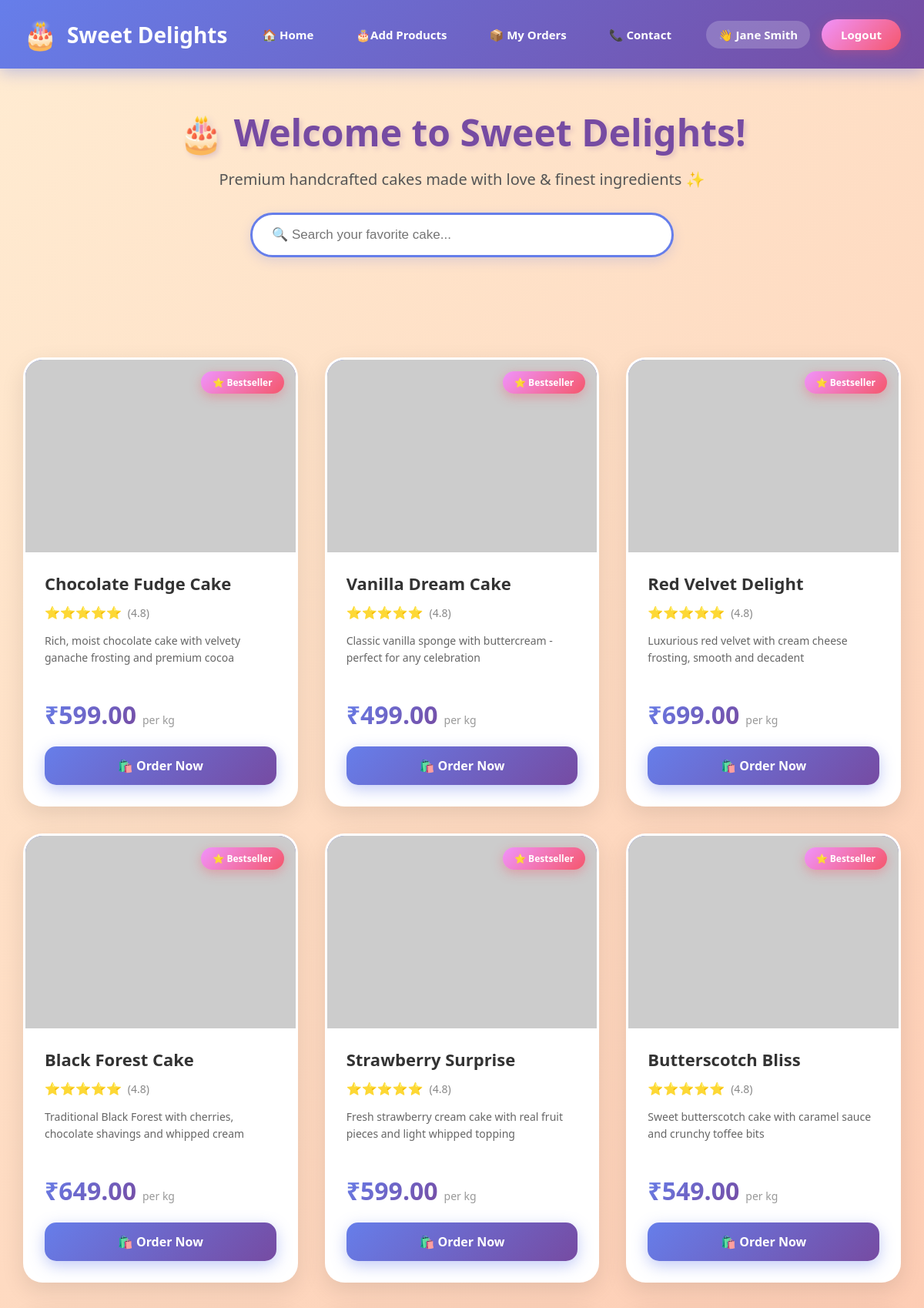
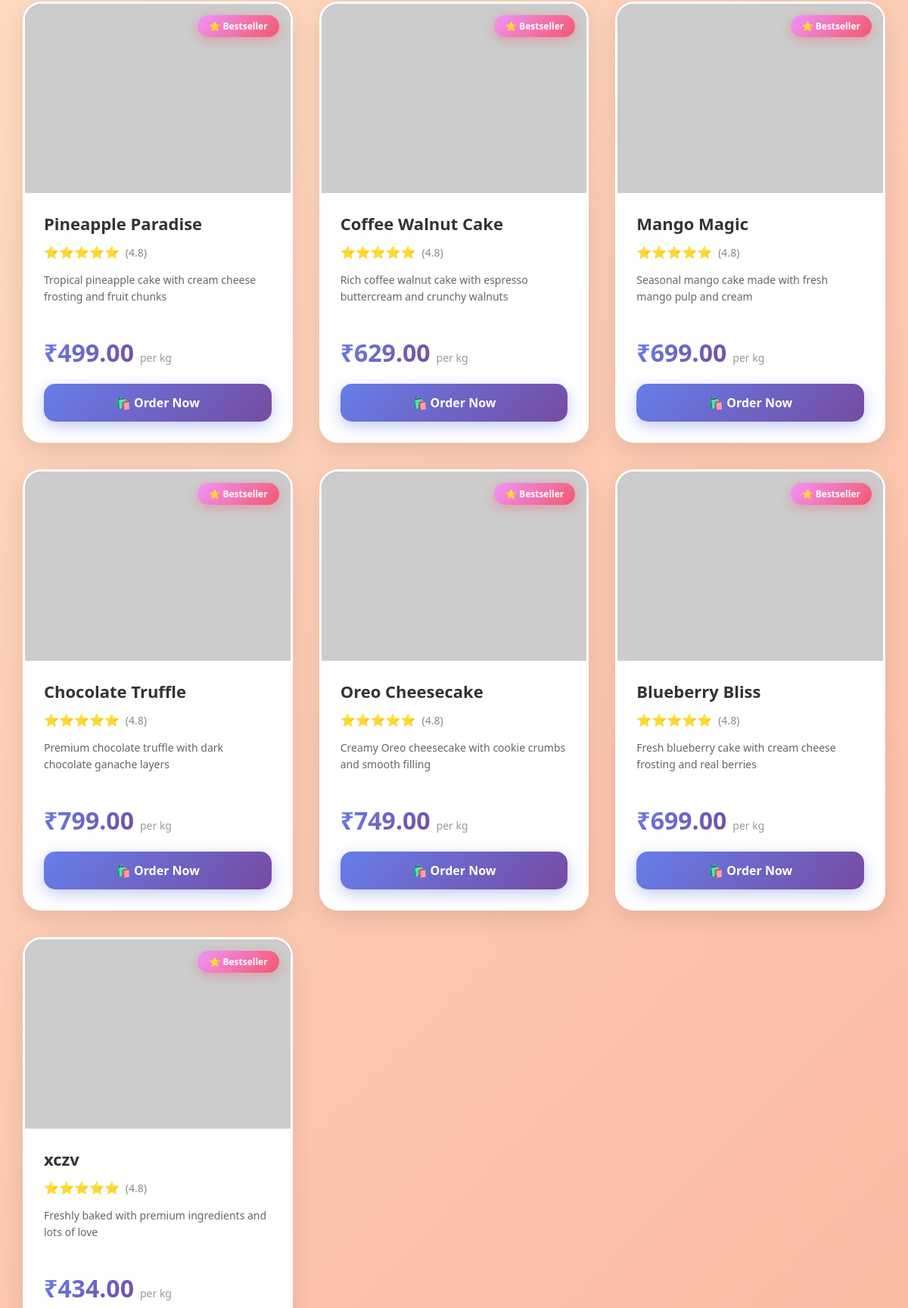
Page /index.php (signed in, upper part) on the committed database (2 pictures, top to bottom).
### tables this page shows
CREATE TABLE `cakes` (
  `id` int(11) NOT NULL,
  `name` varchar(150) NOT NULL,
  `description` text DEFAULT NULL,
  `price` decimal(10,2) NOT NULL,
  `image` varchar(255) DEFAULT NULL,
  `category` varchar(50) DEFAULT NULL,
  `weight` varchar(50) DEFAULT NULL,
  `availability` enum('available','out_of_stock') DEFAULT 'available',
  `created_at` timestamp NOT NULL DEFAULT current_timestamp(),
  `updated_at` timestamp NOT NULL DEFAULT current_timestamp() ON UPDATE current_timestamp()
);

### index.php (the view, shortened to what this page needs)
<?php
class Database {
    private $host = "localhost";
    private $username = "root";
    private $password = "";
    private $database = "cake_shop";
    private $conn;
    private function connect() {
        $this->conn = new mysqli($this->host, $this->username, $this->password, $this->database);
        $this->conn->set_charset("utf8mb4");
    }
    public function getConnection() {
        return $this->conn;
    }
}
class Cake {
    private $conn;
    public function __construct() {
        $this->db = new Database();
        $this->conn = $this->db->getConnection();
    }
    public function getAllCakes() {
        $query = "SELECT * FROM cakes ORDER BY id ASC";
        $result = $this->conn->query($query);
        return $result;
    }
}
class User {
    public function isLoggedIn() {
        return isset($_SESSION['user_id']) && isset($_SESSION['logged_in']) && $_SESSION['logged_in'] === true;
    }
    public function getUserName() {
        return isset($_SESSION['user_name']) ? $_SESSION['user_name'] : '';
    }
}
class CakeView {
    private $cakeImages;
    private $cakeDescriptions;
    public function __construct() {
        $this->cakeImages = [
            1 => "https://images.unsplash.com/photo-1578985545062-69928b1d9587?w=400&h=300&fit=crop",
            2 => "https://thenovicechefblog.com/wp-content/uploads/2013/08/Vanilla-Cake-Image-560x560.jpg",
            3 => "https://images.unsplash.com/photo-1565958011703-44f9829ba187?w=400&h=300&fit=crop",
            4 => "https://images.unsplash.com/photo-1606890737304-57a1ca8a5b62?w=400&h=300&fit=crop",
            5 => "https://images.unsplash.com/photo-1464349095431-e9a21285b5f3?w=400&h=300&fit=crop",
            6 => "https://images.unsplash.com/photo-1563729784474-d77dbb933a9e?w=400&h=300&fit=crop",
            7 => "https://images.unsplash.com/photo-1576618148400-f54bed99fcfd?w=400&h=300&fit=crop",
            8 => "https://images.unsplash.com/photo-1557925923-cd4648e211a0?w=400&h=300&fit=crop",
            9 => "https://images.unsplash.com/photo-1586985289688-ca3cf47d3e6e?w=400&h=300&fit=crop",
            10 => "https://images.unsplash.com/photo-1571115177098-24ec42ed204d?w=400&h=300&fit=crop",
            11 => "https://www.tamingtwins.com/wp-content/uploads/2018/06/oreo-cheesecake-pin-2-680x1020.jpg",
            12 => "https://images.unsplash.com/photo-1621303837174-89787a7d4729?w=400&h=300&fit=crop"
        ];
        $this->cakeDescriptions = [
            1 => "Rich, moist chocolate cake with velvety ganache frosting and premium cocoa",
            2 => "Classic vanilla sponge with buttercream - perfect for any celebration",
            3 => "Luxurious red velvet with cream cheese frosting, smooth and decadent",
            4 => "Traditional Black Forest with cherries, chocolate shavings and whipped cream",
            5 => "Fresh strawberry cream cake with real fruit pieces and light whipped topping",
            6 => "Sweet butterscotch cake with caramel sauce and crunchy toffee bits",
            7 => "Tropical pineapple cake with cream cheese frosting and fruit chunks",
            8 => "Rich coffee walnut cake with espresso buttercream and crunchy walnuts",
            9 => "Seasonal mango cake made with fresh mango pulp and cream",
            10 => "Premium chocolate truffle with dark chocolate ganache layers",
            11 => "Creamy Oreo cheesecake with cookie crumbs and smooth filling",
            12 => "Fresh blueberry cake with cream cheese frosting and real berries"
        ];
    }
    public function getCakeImage($cakeId) {
        if (isset($this->cakeImages[$cakeId])) {
            return $this->cakeImages[$cakeId];
        }
        $colors = ['667eea', 'f093fb', 'f5576c', '38ef7d', 'ffd700', 'ff6b6b'];
        $randomColor = $colors[($cakeId - 1) % count($colors)];
        return "https://via.placeholder.com/400x300/{$randomColor}/ffffff?text=🎂+Cake+#{$cakeId}";
    }
    public function getCakeDescription($cakeId) {
        return isset($this->cakeDescriptions[$cakeId])
            ? $this->cakeDescriptions[$cakeId]
            : "Freshly baked with premium ingredients and lots of love";
    }
    public function renderHeader($user) {
        $isLoggedIn = $user->isLoggedIn();
        $userName = $user->getUserName();
        ?>
        <header>
            <div class="header-container">
                <a href="index.php" class="logo">
                    <span>🎂</span>
                    <div>Sweet Delights</div>
                </a>
                <nav class="nav-links">
                    <a href="index.php">🏠 Home</a>
                    <a href="Add prodect.php">🎂Add Products</a>
                    <?php if ($isLoggedIn): ?>
                        <a href="my_orders.php">📦 My Orders</a>
                    <?php endif; ?>
                    <a href="#contact">📞 Contact</a>
                </nav>
                <div class="user-section">
                    <?php if ($isLoggedIn): ?>
                        <span class="user-name">👋 <?= htmlspecialchars($userName) ?></span>
                        <a href="logout.php" class="auth-btn">Logout</a>
                    <?php else: ?>
                        <a href="login.php" class="auth-btn">Login / Sign Up</a>
                    <?php endif; ?>
                </div>
            </div>
        </header>
        <?php
    }
    public function renderCakeCard($cake) {
        $imgSrc = $this->getCakeImage($cake['id']);
        $description = $this->getCakeDescription($cake['id']);
        ?>
        <div class="cake-card" data-name="<?= strtolower(htmlspecialchars($cake['name'])) ?>">
            <div class="cake-image-wrapper">
                <img src="<?= $imgSrc ?>"
                     alt="<?= htmlspecialchars($cake['name']) ?>"
                     loading="lazy"
                     onerror="this.src='https://via.placeholder.com/400x300/667eea/ffffff?text=🎂+<?= urlencode($cake['name']) ?>'">
                <div class="badge">⭐ Bestseller</div>
            </div>
            <div class="cake-info">
                <h3><?= htmlspecialchars($cake['name']) ?></h3>
                <div class="rating">
                    <span class="stars">⭐⭐⭐⭐⭐</span>
                    <span class="rating-text">(4.8)</span>
                </div>
                <p class="cake-description"><?= $description ?></p>
                <div class="price-tag">
                    <span class="price">₹<?= number_format($cake['price'], 2) ?></span>
                    <span class="price-label">per kg</span>
                </div>
                <a href="payment.php?id=<?= $cake['id'] ?>&name=<?= urlencode($cake['name']) ?>&price=<?= $cake['price'] ?>" class="btn">
                    🛍️ Order Now
                </a>
            </div>
        </div>
        <?php
    }
}
$cakeModel = new Cake();
$userModel = new User();
$cakeView = new CakeView();
$cakes = $cakeModel->getAllCakes();
?>
<!DOCTYPE html>
<html lang="en">
<head>
</head>
<body>
    <?php $cakeView->renderHeader($userModel); ?>
    <div class="hero-section">
        <h1>🎂 Welcome to Sweet Delights!</h1>
        <p class="subtitle">Premium handcrafted cakes made with love & finest ingredients ✨</p>
        <div class="search-bar">
            <input type="text" id="searchInput" placeholder="🔍 Search your favorite cake..." onkeyup="filterCakes()">
        </div>
    </div>
    <div class="cake-grid" id="cakeGrid">
        <?php
        while($cake = $cakes->fetch_assoc()) {
            $cakeView->renderCakeCard($cake);
        }
        ?>
    </div>
</body>
</html>

### index.php (style rules this page uses)
* { margin: 0; padding: 0; box-sizing: border-box; }
body { font-family: 'Segoe UI', Tahoma, Geneva, Verdana, sans-serif; background: linear-gradient(135deg, #ffecd2 0%, #fcb69f 100%); min-height: 100vh; }
header { background: linear-gradient(135deg, #667eea 0%, #764ba2 100%); padding: 20px 0; box-shadow: 0 5px 20px rgba(102, 126, 234, 0.4); position: sticky; top: 0; z-index: 100; }
.header-container { max-width: 1300px; margin: 0 auto; display: flex; justify-content: space-between; align-items: center; padding: 0 30px; gap: 30px; }
.logo { display: flex; align-items: center; gap: 12px; color: white; font-size: 28px; font-weight: bold; text-decoration: none; transition: transform 0.3s; }
.logo span { font-size: 36px; animation: bounce 2s infinite; }
.nav-links { display: flex; gap: 25px; align-items: center; }
.nav-links a { color: white; text-decoration: none; font-size: 15px; font-weight: 600; padding: 8px 15px; border-radius: 20px; transition: all 0.3s; }
.user-section { display: flex; align-items: center; gap: 15px; }
.user-name { color: white; font-weight: 600; font-size: 15px; background: rgba(255,255,255,0.2); padding: 8px 16px; border-radius: 20px; }
.auth-btn { background: linear-gradient(135deg, #f093fb 0%, #f5576c 100%); color: white; padding: 10px 25px; border-radius: 25px; text-decoration: none; font-size: 15px; font-weight: 600; transition: all 0.3s; box-shadow: 0 4px 15px rgba(245, 87, 108, 0.3); }
.hero-section { text-align: center; padding: 50px 20px; max-width: 900px; margin: 0 auto; }
h1 { color: #764ba2; font-size: 48px; margin-bottom: 15px; text-shadow: 3px 3px 6px rgba(118, 75, 162, 0.2); animation: fadeInDown 0.8s; }
.subtitle { color: #555; font-size: 20px; margin-bottom: 30px; font-weight: 500; }
.search-bar { max-width: 550px; margin: 30px auto; position: relative; }
.search-bar input { width: 100%; padding: 16px 25px; border: 3px solid #667eea; border-radius: 30px; font-size: 17px; outline: none; transition: all 0.3s; background: white; box-shadow: 0 5px 15px rgba(102, 126, 234, 0.2); }
.cake-grid { display: grid; grid-template-columns: repeat(auto-fill, minmax(300px, 1fr)); gap: 35px; max-width: 1300px; margin: 50px auto; padding: 0 30px; }
.cake-card { background: white; border-radius: 25px; overflow: hidden; box-shadow: 0 10px 30px rgba(0,0,0,0.1); transition: all 0.4s cubic-bezier(0.175, 0.885, 0.32, 1.275); border: 3px solid transparent; }
.cake-image-wrapper { width: 100%; height: 250px; overflow: hidden; position: relative; background: linear-gradient(135deg, #667eea 0%, #764ba2 100%); }
.cake-card img { width: 100%; height: 100%; object-fit: cover; transition: transform 0.4s; }
.badge { position: absolute; top: 15px; right: 15px; background: linear-gradient(135deg, #f093fb 0%, #f5576c 100%); color: white; padding: 6px 15px; border-radius: 20px; font-size: 12px; font-weight: bold; box-shadow: 0 4px 15px rgba(245, 87, 108, 0.4); }
.cake-info { padding: 25px; }
.cake-card h3 { color: #333; font-size: 22px; margin-bottom: 12px; font-weight: 700; }
.rating { display: flex; align-items: center; gap: 8px; margin-bottom: 15px; font-size: 16px; }
.stars { color: #ffd700; }
.rating-text { color: #888; font-size: 14px; }
.cake-description { color: #666; font-size: 14px; margin-bottom: 20px; line-height: 1.6; height: 65px; overflow: hidden; }
.price-tag { display: flex; align-items: baseline; gap: 8px; margin-bottom: 20px; }
.price { background: linear-gradient(135deg, #667eea 0%, #764ba2 100%); -webkit-background-clip: text; -webkit-text-fill-color: transparent; background-clip: text; font-size: 32px; font-weight: bold; }
.price-label { color: #999; font-size: 14px; }
.btn { display: inline-block; width: 100%; padding: 14px; background: linear-gradient(135deg, #667eea 0%, #764ba2 100%); color: white; text-decoration: none; border-radius: 15px; font-weight: 700; text-align: center; transition: all 0.3s; font-size: 16px; box-shadow: 0 6px 20px rgba(102, 126, 234, 0.4); }
.cake-card { animation: fadeIn 0.6s ease-out forwards; opacity: 0; }
.cake-card:nth-child(1) { animation-delay: 0.1s; }
.cake-card:nth-child(2) { animation-delay: 0.2s; }
.cake-card:nth-child(3) { animation-delay: 0.3s; }
.cake-card:nth-child(4) { animation-delay: 0.4s; }
.cake-card:nth-child(5) { animation-delay: 0.5s; }
.cake-card:nth-child(6) { animation-delay: 0.6s; }

### rows in the picture
cakes: name "Chocolate Fudge Cake", id "Rich, moist chocolate cake with velvety ganache frosting and premium cocoa", price "599.00"
cakes: name "Vanilla Dream Cake", id "Classic vanilla sponge with buttercream - perfect for any celebration", price "499.00"
cakes: name "Red Velvet Delight", id "Luxurious red velvet with cream cheese frosting, smooth and decadent", price "699.00"
cakes: name "Black Forest Cake", id "Traditional Black Forest with cherries, chocolate shavings and whipped cream", price "649.00"
cakes: name "Strawberry Surprise", id "Fresh strawberry cream cake with real fruit pieces and light whipped topping", price "599.00"
cakes: name "Butterscotch Bliss", id "Sweet butterscotch cake with caramel sauce and crunchy toffee bits", price "549.00"
cakes: name "Pineapple Paradise", id "Tropical pineapple cake with cream cheese frosting and fruit chunks", price "499.00"
cakes: name "Coffee Walnut Cake", id "Rich coffee walnut cake with espresso buttercream and crunchy walnuts", price "629.00"
cakes: name "Mango Magic", id "Seasonal mango cake made with fresh mango pulp and cream", price "699.00"
cakes: name "Chocolate Truffle", id "Premium chocolate truffle with dark chocolate ganache layers", price "799.00"
cakes: name "Oreo Cheesecake", id "Creamy Oreo cheesecake with cookie crumbs and smooth filling", price "749.00"
cakes: name "Blueberry Bliss", id "Fresh blueberry cake with cream cheese frosting and real berries", price "699.00"
cakes: name "xczv", id "Freshly baked with premium ingredients and lots of love", price "434.00"

### other values in the picture
$userName "Jane Smith"
